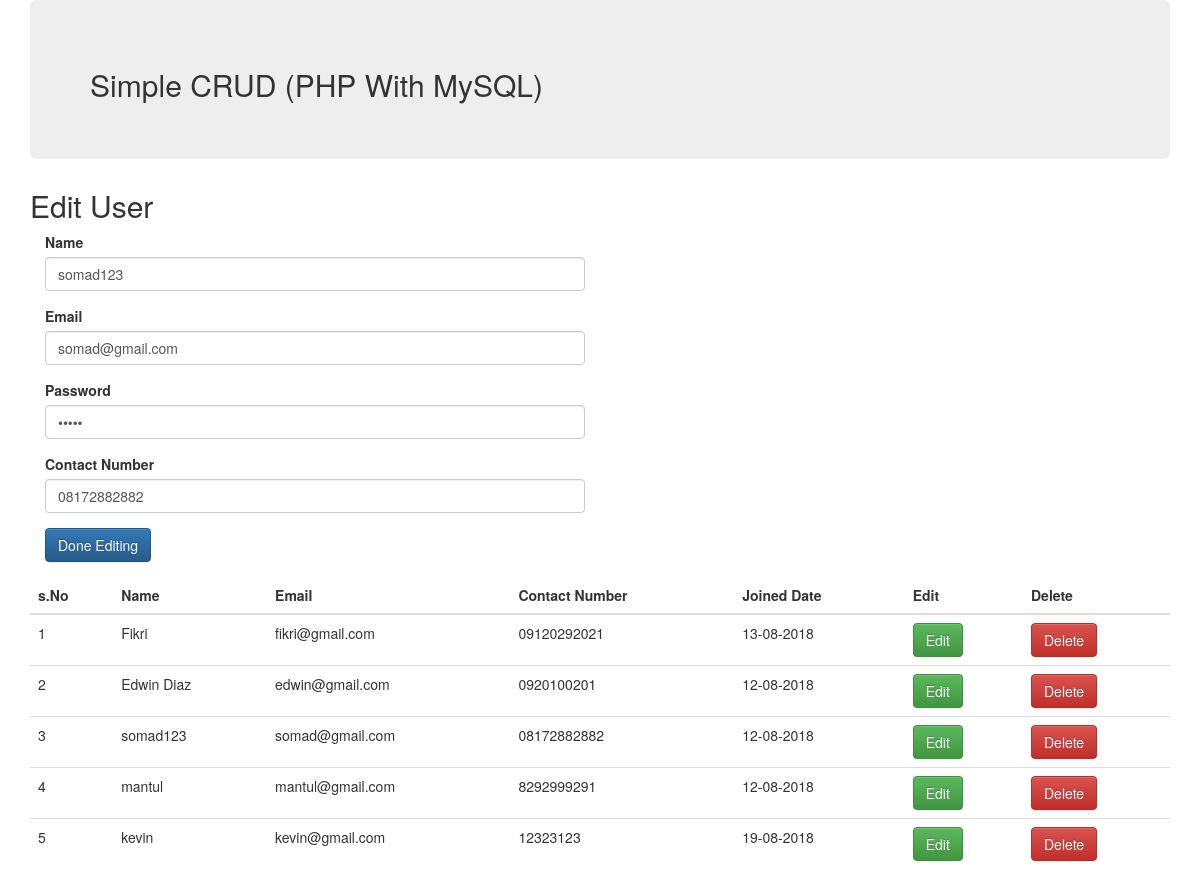
Screenshot of /6-PHP/index.php?edit_id=4 with the database file from the repository.
### tables this page shows
CREATE TABLE `users` (
  `id` int(11) NOT NULL AUTO_INCREMENT,
  `name` text,
  `email` text,
  `password` text,
  `date` datetime DEFAULT CURRENT_TIMESTAMP,
  `contact_number` text,
  PRIMARY KEY (`id`)
);

### 6-PHP/index.php (the view, shortened to what this page needs)
<?php
$conn = mysqli_connect(HOST, USERNAME, PASSWORD, DATABASE);
?>
    <!doctype html>
    <html lang="en">
    <head>
        <link rel="stylesheet" href="//maxcdn.bootstrapcdn.com/bootstrap/3.3.6/css/bootstrap.min.css">
        <link rel="stylesheet" href="//maxcdn.bootstrapcdn.com/bootstrap/3.3.6/css/bootstrap-theme.min.css">
    </head>
    <body>
    <div class="container">
        <div class="jumbotron">
            <h2>Simple CRUD (PHP With MySQL)</h2>
        </div>
        <?php
        if (isset($_GET['edit_id'])) {
            $sql = "SELECT *
                    FROM users
                    WHERE id = '{$_GET['edit_id']}'";
            $run = mysqli_query($conn, $sql);
            while ($rows = mysqli_fetch_assoc($run)) {
                $user = $rows['name'];
                $email = $rows['email'];
                $password = $rows['password'];
                $contactNumber = $rows['contact_number'];
            }
            ?>
            <h2>Edit User</h2>
            <form class="col-md-6" method="post">
                <div class="form-group">
                    <label for="edit_user">Name</label>
                    <input type="text" class="form-control" value="<?=$user?>" name="edit_user" required>
                </div>
                <div class="form-group">
                    <label for="edit_email">Email</label>
                    <input type="email" class="form-control" value="<?=$email?>" name="edit_email" required>
                </div>
                <div class="form-group">
                    <label for="edit_password">Password</label>
                    <input type="password" name="edit_password"  class="form-control"  value="<?=$password?>" required>
                </div>
                <div class="form-group">
                    <label for="edit_contact_number">Contact Number</label>
                    <input type="text" name="edit_contact_number" class="form-control"  value="<?=$contactNumber?>" >
                </div>
                <div class="form-group">
                    <input type="submit" value="Done Editing" class="btn btn-primary" name="edit_user_btn">
                </div>
            </form>
        <?php }
        ?>
        <?php
        $sql = "SELECT id, name, email, contact_number, DATE_FORMAT(DATE(date), '%d-%m-%Y') as date FROM users";
        $run = mysqli_query($conn, $sql);
        echo "
    <table class='table'>
        <thead>
            <tr>
                <th>s.No</th>
                <th>Name</th>
                <th>Email</th>
                <th>Contact Number</th>
                <th>Joined Date</th>
                <th>Edit</th>
                <th>Delete </th>
            </tr>
        </thead>
        <tbody>
        ";
        $c = 1;
        while ($rows = mysqli_fetch_assoc($run)) {
            echo "
            <tr>
                <td>$c</td>
                <td>{$rows['name']}</td>
                <td>{$rows['email']}</td>
                <td>{$rows['contact_number']}</td>
                <td>{$rows['date']}</td>
                <td><a href='index.php?edit_id={$rows['id']}' class='btn btn-success'>Edit</a></td>
                <td><a href='index.php?del_id={$rows['id']}' class='btn btn-danger'>Delete</a></td>
            </tr>
        ";
            $c++;
        }
        echo  "</tbody>
</table>";
        ?>
    </div>
    </body>
    </html>

### rows the page displays
users: edit_user "somad123", edit_email "somad@gmail.com", edit_contact_number "08172882882", name "somad123", email "somad@gmail.com", contact_number "08172882882", date "12-08-2018"
users: name "Fikri", email "fikri@gmail.com", contact_number "09120292021", date "13-08-2018"
users: name "Edwin Diaz", email "edwin@gmail.com", contact_number "0920100201", date "12-08-2018"
users: name "mantul", email "mantul@gmail.com", contact_number "8292999291", date "12-08-2018"
users: name "kevin", email "kevin@gmail.com", contact_number "12323123", date "19-08-2018"
